Frame 1 (no input): blank canvas, image omitted
Frame 60 (the mouse pressed at the canvas centre just before this capture): blank canvas, image omitted
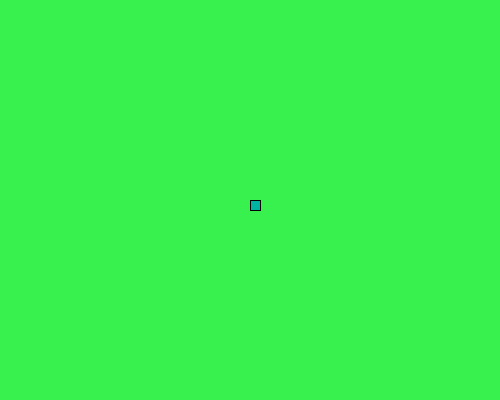
Frame 120 (the mouse held since frame 60 and released just before this capture)

The Processing sketch whose frames 1 and 60 were blank and that drew this single picture after the mouse press (run headless with seeded random() and noise(); from frame 60 on, the mouse is pressed at the canvas centre):

// Processing sketch: rainbow_rectangle_draw
// ── rainbow_rectangle_draw.pde

void setup(){
  size(500,400);
  background(#38F04E);
}
  void draw() { 
    
    if(mousePressed) {
      
      fill(random(0),random(255),random(255));
    rect(mouseX,mouseY,10,10);
    }
  }
